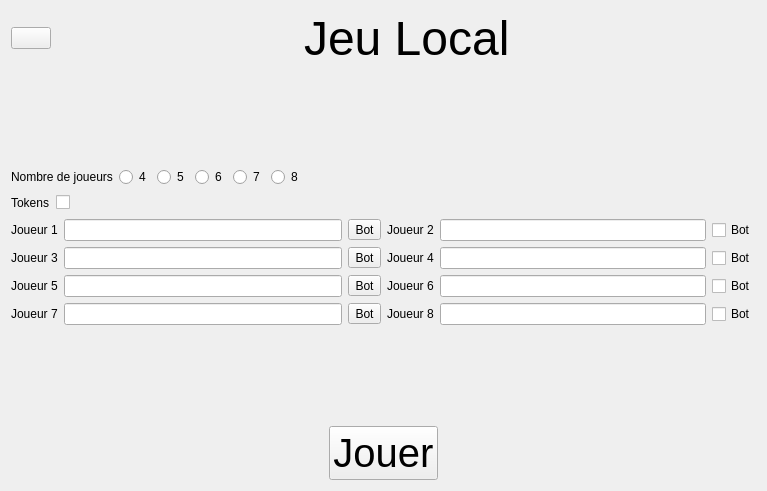
<?xml version="1.0" encoding="UTF-8"?>
<ui version="4.0">
 <class>JeuLocal</class>
 <widget class="QWidget" name="JeuLocal">
  <property name="geometry">
   <rect>
    <x>0</x>
    <y>0</y>
    <width>767</width>
    <height>491</height>
   </rect>
  </property>
  <property name="windowTitle">
   <string>Form</string>
  </property>
  <layout class="QVBoxLayout" name="verticalLayout">
   <item>
    <layout class="QHBoxLayout" name="horizontalLayout">
     <item>
      <widget class="QPushButton" name="retour">
       <property name="text">
        <string/>
       </property>
       <property name="icon">
        <iconset>
         <normaloff>image/arrow-clipart-icon-20.png</normaloff>image/arrow-clipart-icon-20.png</iconset>
       </property>
      </widget>
     </item>
     <item>
      <spacer name="horizontalSpacer">
       <property name="orientation">
        <enum>Qt::Horizontal</enum>
       </property>
       <property name="sizeHint" stdset="0">
        <size>
         <width>40</width>
         <height>20</height>
        </size>
       </property>
      </spacer>
     </item>
     <item>
      <widget class="QLabel" name="label">
       <property name="font">
        <font>
         <pointsize>36</pointsize>
        </font>
       </property>
       <property name="text">
        <string>Jeu Local</string>
       </property>
      </widget>
     </item>
     <item>
      <spacer name="horizontalSpacer_2">
       <property name="orientation">
        <enum>Qt::Horizontal</enum>
       </property>
       <property name="sizeHint" stdset="0">
        <size>
         <width>40</width>
         <height>20</height>
        </size>
       </property>
      </spacer>
     </item>
    </layout>
   </item>
   <item>
    <spacer name="verticalSpacer">
     <property name="orientation">
      <enum>Qt::Vertical</enum>
     </property>
     <property name="sizeHint" stdset="0">
      <size>
       <width>20</width>
       <height>40</height>
      </size>
     </property>
    </spacer>
   </item>
   <item>
    <layout class="QHBoxLayout" name="horizontalLayout_2">
     <item>
      <widget class="QLabel" name="label_2">
       <property name="text">
        <string>Nombre de joueurs</string>
       </property>
      </widget>
     </item>
     <item>
      <widget class="QRadioButton" name="radioButton_5">
       <property name="text">
        <string>4</string>
       </property>
      </widget>
     </item>
     <item>
      <widget class="QRadioButton" name="radioButton_4">
       <property name="text">
        <string>5</string>
       </property>
      </widget>
     </item>
     <item>
      <widget class="QRadioButton" name="radioButton_3">
       <property name="text">
        <string>6</string>
       </property>
      </widget>
     </item>
     <item>
      <widget class="QRadioButton" name="radioButton_2">
       <property name="text">
        <string>7</string>
       </property>
      </widget>
     </item>
     <item>
      <widget class="QRadioButton" name="radioButton">
       <property name="text">
        <string>8</string>
       </property>
      </widget>
     </item>
     <item>
      <spacer name="horizontalSpacer_3">
       <property name="orientation">
        <enum>Qt::Horizontal</enum>
       </property>
       <property name="sizeHint" stdset="0">
        <size>
         <width>40</width>
         <height>20</height>
        </size>
       </property>
      </spacer>
     </item>
    </layout>
   </item>
   <item>
    <layout class="QHBoxLayout" name="horizontalLayout_3">
     <item>
      <widget class="QLabel" name="label_3">
       <property name="text">
        <string>Tokens</string>
       </property>
      </widget>
     </item>
     <item>
      <widget class="QCheckBox" name="checkBox">
       <property name="text">
        <string/>
       </property>
      </widget>
     </item>
     <item>
      <spacer name="horizontalSpacer_4">
       <property name="orientation">
        <enum>Qt::Horizontal</enum>
       </property>
       <property name="sizeHint" stdset="0">
        <size>
         <width>40</width>
         <height>20</height>
        </size>
       </property>
      </spacer>
     </item>
    </layout>
   </item>
   <item>
    <layout class="QHBoxLayout" name="horizontalLayout_4">
     <item>
      <layout class="QVBoxLayout" name="verticalLayout_2">
       <item>
        <layout class="QHBoxLayout" name="horizontalLayout_12">
         <item>
          <widget class="QLabel" name="label_6">
           <property name="text">
            <string>Joueur 1</string>
           </property>
          </widget>
         </item>
         <item>
          <widget class="QLineEdit" name="lineEdit_7"/>
         </item>
         <item>
          <widget class="QToolButton" name="toolButton">
           <property name="text">
            <string>Bot</string>
           </property>
          </widget>
         </item>
        </layout>
       </item>
       <item>
        <layout class="QHBoxLayout" name="horizontalLayout_11">
         <item>
          <widget class="QLabel" name="label_5">
           <property name="text">
            <string>Joueur 3</string>
           </property>
          </widget>
         </item>
         <item>
          <widget class="QLineEdit" name="lineEdit_6"/>
         </item>
         <item>
          <widget class="QToolButton" name="toolButton_2">
           <property name="text">
            <string>Bot</string>
           </property>
          </widget>
         </item>
        </layout>
       </item>
       <item>
        <layout class="QHBoxLayout" name="horizontalLayout_9">
         <item>
          <widget class="QLabel" name="label_7">
           <property name="text">
            <string>Joueur 5</string>
           </property>
          </widget>
         </item>
         <item>
          <widget class="QLineEdit" name="lineEdit_2"/>
         </item>
         <item>
          <widget class="QToolButton" name="toolButton_3">
           <property name="text">
            <string>Bot</string>
           </property>
          </widget>
         </item>
        </layout>
       </item>
       <item>
        <layout class="QHBoxLayout" name="horizontalLayout_10">
         <item>
          <widget class="QLabel" name="label_4">
           <property name="text">
            <string>Joueur 7</string>
           </property>
          </widget>
         </item>
         <item>
          <widget class="QLineEdit" name="lineEdit"/>
         </item>
         <item>
          <widget class="QToolButton" name="toolButton_4">
           <property name="text">
            <string>Bot</string>
           </property>
          </widget>
         </item>
        </layout>
       </item>
      </layout>
     </item>
     <item>
      <layout class="QVBoxLayout" name="verticalLayout_3">
       <item>
        <layout class="QHBoxLayout" name="horizontalLayout_8">
         <item>
          <widget class="QLabel" name="label_11">
           <property name="text">
            <string>Joueur 2</string>
           </property>
          </widget>
         </item>
         <item>
          <widget class="QLineEdit" name="lineEdit_3"/>
         </item>
         <item>
          <widget class="QCheckBox" name="checkBox_6">
           <property name="text">
            <string>Bot</string>
           </property>
          </widget>
         </item>
        </layout>
       </item>
       <item>
        <layout class="QHBoxLayout" name="horizontalLayout_7">
         <item>
          <widget class="QLabel" name="label_10">
           <property name="text">
            <string>Joueur 4</string>
           </property>
          </widget>
         </item>
         <item>
          <widget class="QLineEdit" name="lineEdit_4"/>
         </item>
         <item>
          <widget class="QCheckBox" name="checkBox_7">
           <property name="text">
            <string>Bot</string>
           </property>
          </widget>
         </item>
        </layout>
       </item>
       <item>
        <layout class="QHBoxLayout" name="horizontalLayout_5">
         <item>
          <widget class="QLabel" name="label_8">
           <property name="text">
            <string>Joueur 6</string>
           </property>
          </widget>
         </item>
         <item>
          <widget class="QLineEdit" name="lineEdit_5"/>
         </item>
         <item>
          <widget class="QCheckBox" name="checkBox_8">
           <property name="text">
            <string>Bot</string>
           </property>
          </widget>
         </item>
        </layout>
       </item>
       <item>
        <layout class="QHBoxLayout" name="horizontalLayout_6">
         <item>
          <widget class="QLabel" name="label_9">
           <property name="text">
            <string>Joueur 8</string>
           </property>
          </widget>
         </item>
         <item>
          <widget class="QLineEdit" name="lineEdit_8"/>
         </item>
         <item>
          <widget class="QCheckBox" name="checkBox_9">
           <property name="text">
            <string>Bot</string>
           </property>
          </widget>
         </item>
        </layout>
       </item>
      </layout>
     </item>
    </layout>
   </item>
   <item>
    <spacer name="verticalSpacer_2">
     <property name="orientation">
      <enum>Qt::Vertical</enum>
     </property>
     <property name="sizeHint" stdset="0">
      <size>
       <width>20</width>
       <height>40</height>
      </size>
     </property>
    </spacer>
   </item>
   <item>
    <layout class="QHBoxLayout" name="horizontalLayout_13">
     <item>
      <spacer name="horizontalSpacer_6">
       <property name="orientation">
        <enum>Qt::Horizontal</enum>
       </property>
       <property name="sizeHint" stdset="0">
        <size>
         <width>40</width>
         <height>20</height>
        </size>
       </property>
      </spacer>
     </item>
     <item>
      <widget class="QPushButton" name="start">
       <property name="font">
        <font>
         <pointsize>30</pointsize>
        </font>
       </property>
       <property name="text">
        <string>Jouer</string>
       </property>
      </widget>
     </item>
     <item>
      <spacer name="horizontalSpacer_5">
       <property name="orientation">
        <enum>Qt::Horizontal</enum>
       </property>
       <property name="sizeHint" stdset="0">
        <size>
         <width>40</width>
         <height>20</height>
        </size>
       </property>
      </spacer>
     </item>
    </layout>
   </item>
  </layout>
 </widget>
 <resources/>
 <connections/>
</ui>
